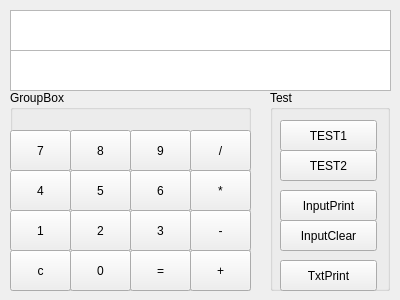
<?xml version="1.0" encoding="UTF-8"?>
<ui version="4.0">
 <class>Form</class>
 <widget class="QWidget" name="Form">
  <property name="geometry">
   <rect>
    <x>0</x>
    <y>0</y>
    <width>400</width>
    <height>300</height>
   </rect>
  </property>
  <property name="windowTitle">
   <string>Form</string>
  </property>
  <widget class="QGroupBox" name="groupBox">
   <property name="geometry">
    <rect>
     <x>10</x>
     <y>90</y>
     <width>241</width>
     <height>201</height>
    </rect>
   </property>
   <property name="title">
    <string>GroupBox</string>
   </property>
   <widget class="QPushButton" name="btn7">
    <property name="geometry">
     <rect>
      <x>0</x>
      <y>40</y>
      <width>61</width>
      <height>41</height>
     </rect>
    </property>
    <property name="text">
     <string>7</string>
    </property>
   </widget>
   <widget class="QPushButton" name="btn4">
    <property name="geometry">
     <rect>
      <x>0</x>
      <y>80</y>
      <width>61</width>
      <height>41</height>
     </rect>
    </property>
    <property name="text">
     <string>4</string>
    </property>
   </widget>
   <widget class="QPushButton" name="btn1">
    <property name="geometry">
     <rect>
      <x>0</x>
      <y>120</y>
      <width>61</width>
      <height>41</height>
     </rect>
    </property>
    <property name="text">
     <string>1</string>
    </property>
   </widget>
   <widget class="QPushButton" name="btnClear">
    <property name="geometry">
     <rect>
      <x>0</x>
      <y>160</y>
      <width>61</width>
      <height>41</height>
     </rect>
    </property>
    <property name="text">
     <string>c</string>
    </property>
   </widget>
   <widget class="QPushButton" name="btn8">
    <property name="geometry">
     <rect>
      <x>60</x>
      <y>40</y>
      <width>61</width>
      <height>41</height>
     </rect>
    </property>
    <property name="text">
     <string>8</string>
    </property>
   </widget>
   <widget class="QPushButton" name="btn5">
    <property name="geometry">
     <rect>
      <x>60</x>
      <y>80</y>
      <width>61</width>
      <height>41</height>
     </rect>
    </property>
    <property name="text">
     <string>5</string>
    </property>
   </widget>
   <widget class="QPushButton" name="btn2">
    <property name="geometry">
     <rect>
      <x>60</x>
      <y>120</y>
      <width>61</width>
      <height>41</height>
     </rect>
    </property>
    <property name="text">
     <string>2</string>
    </property>
   </widget>
   <widget class="QPushButton" name="btn0">
    <property name="geometry">
     <rect>
      <x>60</x>
      <y>160</y>
      <width>61</width>
      <height>41</height>
     </rect>
    </property>
    <property name="text">
     <string>0</string>
    </property>
   </widget>
   <widget class="QPushButton" name="btnResult">
    <property name="geometry">
     <rect>
      <x>120</x>
      <y>160</y>
      <width>61</width>
      <height>41</height>
     </rect>
    </property>
    <property name="text">
     <string>=</string>
    </property>
   </widget>
   <widget class="QPushButton" name="btn6">
    <property name="geometry">
     <rect>
      <x>120</x>
      <y>80</y>
      <width>61</width>
      <height>41</height>
     </rect>
    </property>
    <property name="text">
     <string>6</string>
    </property>
   </widget>
   <widget class="QPushButton" name="btn9">
    <property name="geometry">
     <rect>
      <x>120</x>
      <y>40</y>
      <width>61</width>
      <height>41</height>
     </rect>
    </property>
    <property name="text">
     <string>9</string>
    </property>
   </widget>
   <widget class="QPushButton" name="btn3">
    <property name="geometry">
     <rect>
      <x>120</x>
      <y>120</y>
      <width>61</width>
      <height>41</height>
     </rect>
    </property>
    <property name="text">
     <string>3</string>
    </property>
   </widget>
   <widget class="QPushButton" name="btnPlus">
    <property name="geometry">
     <rect>
      <x>180</x>
      <y>160</y>
      <width>61</width>
      <height>41</height>
     </rect>
    </property>
    <property name="text">
     <string>+</string>
    </property>
   </widget>
   <widget class="QPushButton" name="btnMultiple">
    <property name="geometry">
     <rect>
      <x>180</x>
      <y>80</y>
      <width>61</width>
      <height>41</height>
     </rect>
    </property>
    <property name="text">
     <string>*</string>
    </property>
   </widget>
   <widget class="QPushButton" name="btnDivide">
    <property name="geometry">
     <rect>
      <x>180</x>
      <y>40</y>
      <width>61</width>
      <height>41</height>
     </rect>
    </property>
    <property name="text">
     <string>/</string>
    </property>
   </widget>
   <widget class="QPushButton" name="btnMinus">
    <property name="geometry">
     <rect>
      <x>180</x>
      <y>120</y>
      <width>61</width>
      <height>41</height>
     </rect>
    </property>
    <property name="text">
     <string>-</string>
    </property>
   </widget>
  </widget>
  <widget class="QGroupBox" name="groupBox_2">
   <property name="geometry">
    <rect>
     <x>270</x>
     <y>90</y>
     <width>120</width>
     <height>201</height>
    </rect>
   </property>
   <property name="title">
    <string>Test</string>
   </property>
   <widget class="QPushButton" name="btnTest1">
    <property name="geometry">
     <rect>
      <x>10</x>
      <y>30</y>
      <width>97</width>
      <height>31</height>
     </rect>
    </property>
    <property name="text">
     <string>TEST1</string>
    </property>
   </widget>
   <widget class="QPushButton" name="btnTest2">
    <property name="geometry">
     <rect>
      <x>10</x>
      <y>60</y>
      <width>97</width>
      <height>31</height>
     </rect>
    </property>
    <property name="text">
     <string>TEST2</string>
    </property>
   </widget>
   <widget class="QPushButton" name="btnInputC">
    <property name="geometry">
     <rect>
      <x>10</x>
      <y>130</y>
      <width>97</width>
      <height>31</height>
     </rect>
    </property>
    <property name="text">
     <string>InputClear</string>
    </property>
   </widget>
   <widget class="QPushButton" name="btnInputP">
    <property name="geometry">
     <rect>
      <x>10</x>
      <y>100</y>
      <width>97</width>
      <height>31</height>
     </rect>
    </property>
    <property name="text">
     <string>InputPrint</string>
    </property>
   </widget>
   <widget class="QPushButton" name="btnTxtPrint">
    <property name="geometry">
     <rect>
      <x>10</x>
      <y>170</y>
      <width>97</width>
      <height>31</height>
     </rect>
    </property>
    <property name="text">
     <string>TxtPrint</string>
    </property>
   </widget>
  </widget>
  <widget class="QTextBrowser" name="txt_1">
   <property name="geometry">
    <rect>
     <x>10</x>
     <y>10</y>
     <width>381</width>
     <height>41</height>
    </rect>
   </property>
  </widget>
  <widget class="QTextBrowser" name="txt_2">
   <property name="geometry">
    <rect>
     <x>10</x>
     <y>50</y>
     <width>381</width>
     <height>41</height>
    </rect>
   </property>
  </widget>
 </widget>
 <resources/>
 <connections/>
</ui>
